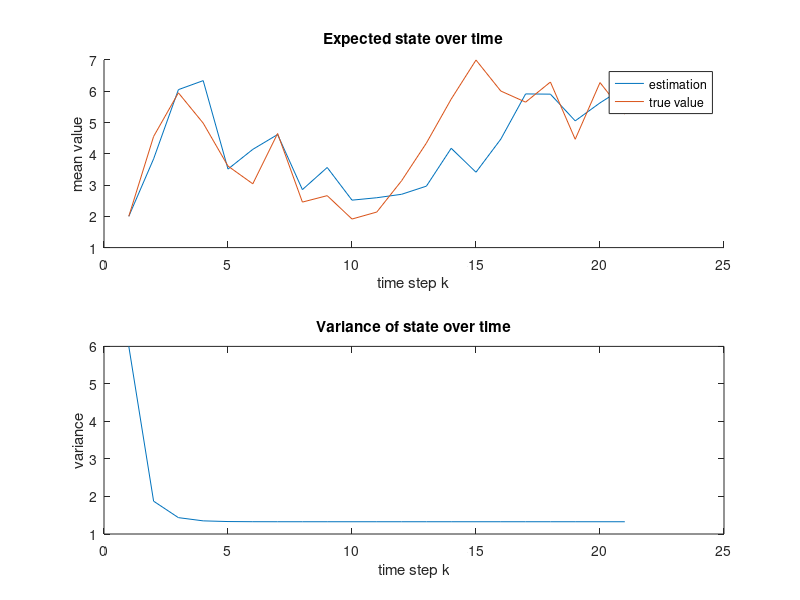
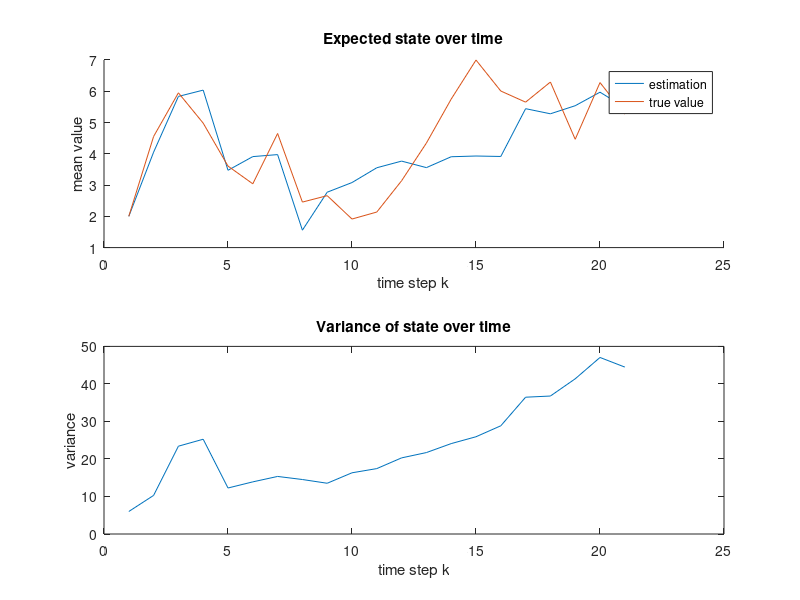
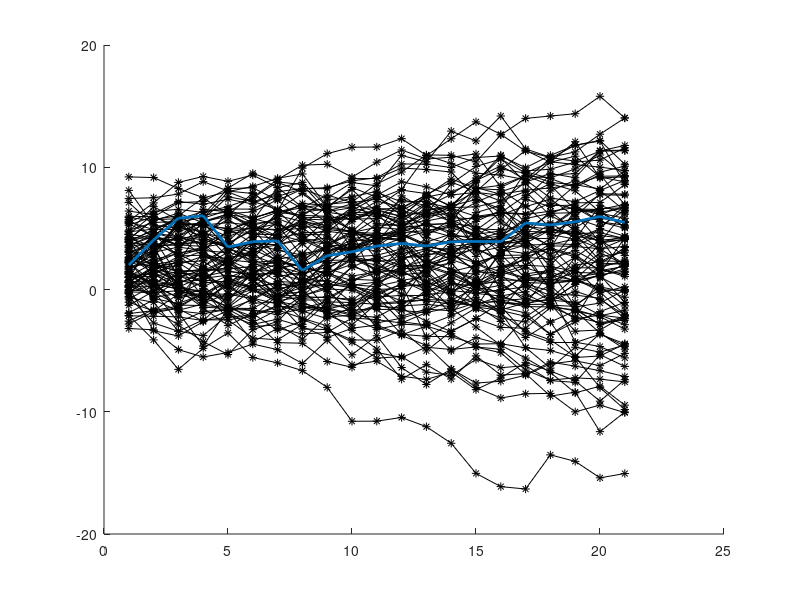

Write MATLAB code to recreate these figures, in order. (Note: this script raises an error after producing the figures.)
clc;clear
%% Kalman filter
% Parameters
Q = 1.5;
R = 2.5;
% The first time step is x_0
T = 20+1; % time step
A = 1;
H = 1;

% Initialization
P = zeros(T,1);
x = zeros(T,1);
x_hat = zeros(T,1);
y = zeros(T,1);

% Initial state
x(1) = 2;
x_hat(1) = 2;
P(1) = 6;

% Generate samples and measurements
for i = 2:T
    x(i) = x(i-1) + sqrt(Q)*randn;
end

for i = 1:T
    y(i) = x(i) + sqrt(R)*randn;
end


% Kalman filtering
for i = 2:T
    x_hat(i) = A*x_hat(i-1);
    P(i) = A*P(i-1)*A' + Q;
    
    S = H*P(i)*H' + R;
    K = P(i)*H/S;
    v = y(i) - H*x_hat(i);
    
    x_hat(i) = x_hat(i) + K*v;
    P(i) = P(i) - K*S*K';
end

mse_kf = mean((x-x_hat).^2);

figure
subplot(2,1,1)
hold on
plot(x_hat)
plot(x)
xlabel('time step k')
ylabel('mean value')
legend('estimation','true value')
title('Expected state over time')
subplot(2,1,2)
plot(P)
xlabel('time step k')
ylabel('variance')
title('Variance of state over time')


%% Partical filter without resampling
% Draw samples from proposal (motion model)
N = 100;
x_sis = zeros(T,1);
P_hat = zeros(T,1);
x_sis(1) = 2;
P_hat(1) = 6;
q = sqrt(Q);
r = sqrt(R);
w = zeros(N,T);
w(:,1) = 1/N*ones(N,1);
samples = zeros(N,T);
samples(:,1) = normrnd(x_sis(1),sqrt(P_hat(1)),1,N);
for i = 2:T
    samples(:,i) = normrnd(samples(:,i-1),q);
    pyx = normpdf(samples(:,i),y(i),r);
    w_tilde = w(:,i-1).*pyx;
    w(:,i) = w_tilde/sum(w_tilde);
    x_sis(i) = sum(w(:,i).*samples(:,i));
    P_hat(i) = mean((x_sis(i)-samples(:,i)).^2);
end

mse_pf = mean((x-x_sis).^2);

figure
subplot(2,1,1)
hold on
plot(x_sis)
plot(x)
xlabel('time step k')
ylabel('mean value')
legend('estimation','true value')
title('Expected state over time')
subplot(2,1,2)
plot(P_hat)
xlabel('time step k')
ylabel('variance')
title('Variance of state over time')

figure
hold on
plot(samples','k-*')
plot(x_sis,'Linewidth',2)

%PostPlot(samples(:,1:end-1),w(:,2:end),x_hat(2:end)',P(2:end)',N,T-1,0)

%% Partical filter with resampling
x_sir = zeros(T,1);
x_sir(1) = 2;
w = zeros(N,T);
w(:,1) = 1/N*ones(N,1);
samples = zeros(N,T);
samples(:,1) = normrnd(x_sis(1),sqrt(P_hat(1)),1,N);
for i = 2:T
    samples(:,i) = normrnd(samples(:,i-1),q);
    pyx = normpdf(samples(:,i),y(i),r);
    w_tilde = w(:,i-1).*pyx;
    w(:,i) = w_tilde/sum(w_tilde);
    [samples(:,i),w(:,i)] = resample(samples(:,i),w(:,i));
    x_sir(i) = sum(w(:,i).*samples(:,i));
    P_hat(i) = mean((x_sir(i)-samples(:,i)).^2);
end

mse_pfre = mean((x-x_sir).^2);

figure
subplot(2,1,1)
hold on
plot(x_hat)
plot(x)
xlabel('time step k')
ylabel('mean value')
legend('estimation','true value')
title('Expected state over time')
subplot(2,1,2)
plot(P_hat)
xlabel('time step k')
ylabel('variance')
title('Variance of state over time')

figure
hold on
plot(samples','k-*')
plot(x_sir,'Linewidth',2)

%PostPlot(samples(:,1:end-1),w(:,2:end),x_hat(2:end)',P(2:end)',N,T-1,1)
